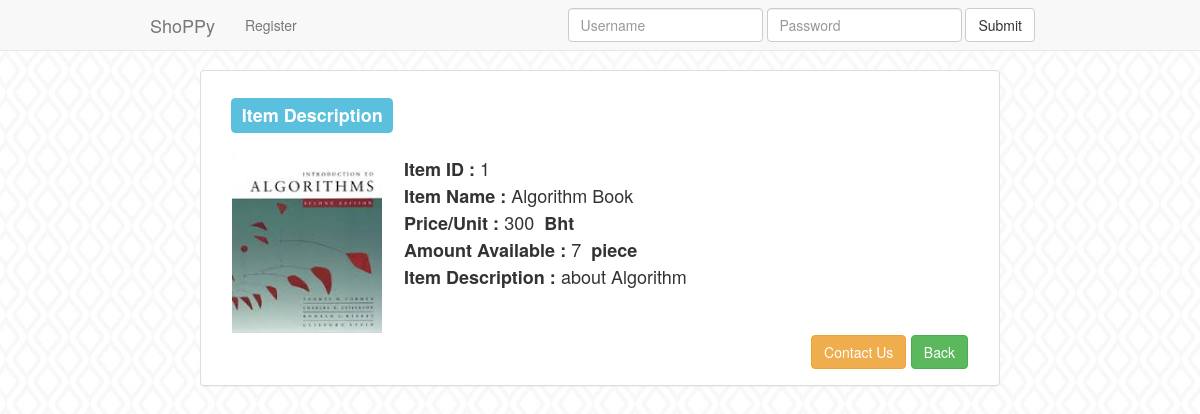
/show.php?id=1, run on the app's committed database.
### tables this page shows
CREATE TABLE `Items` (
  `item_id` int(11) NOT NULL AUTO_INCREMENT COMMENT 'Primary Key of Items',
  `user_id` int(11) NOT NULL COMMENT 'The seller who owned this item',
  `item_name` varchar(255) NOT NULL COMMENT 'Item''s Name',
  `description` varchar(255) NOT NULL COMMENT 'Item''s Description',
  `amount` int(11) NOT NULL COMMENT 'Number of Amount Available',
  `price_per_unit` int(11) NOT NULL COMMENT 'Price/Unit',
  `category` varchar(255) NOT NULL COMMENT 'Item''s Category',
  `img_src` varchar(255) NOT NULL COMMENT 'Name of this item''s image',
  PRIMARY KEY (`item_id`)
);

### classes/Config.php (called while the page is built)
<?php
class Config
{
	private static $config = array(
		'mysql' => array(
			'host'=>'127.0.0.1',
			'username'=>'root',
			'password'=>'root',
			'db'=>'DB_CP',
			'encode' => 'UTF8'
		)
	);
	public static function get($path=null)
	{
		$ans = Config::$config;
		if($path)
		{
			$path= explode('/',$path);
			foreach($path as  $bit)
			{
				if(isset($ans[$bit]))
				{
					$ans=$ans[$bit];
				}
			}
		}
		return $ans;
	}
}
?>

### classes/DB.php (called while the page is built, shortened)
<?php
class DB{
	private $mysqli;
	function __construct(){
		$username = Config::get('mysql/username');
		$password = Config::get('mysql/password');
		$host = Config::get('mysql/host');
		$db = Config::get('mysql/db');
		$this->mysqli = new mysqli($host,$username,$password,$db);
	}
	function query($text){
		$result = $this->mysqli->query($text);
		$all = array();
		while( $tmp = $result->fetch_assoc() ){
			$all[] = $tmp;
		}
		return $all;
	}
}
?>

### includes/init.php (called while the page is built, shortened)
<?php
function resolvePath($path){
	return '/Applications/MAMP/htdocs/NEWSLINE/'.$path;
}
function resolveURL($path){
	return '/NEWSLINE/'.$path;
}
require_once(resolvePath('classes/Config.php'));
require_once(resolvePath('classes/DB.php'));
require_once(resolvePath('classes/User.php'));
?>

### classes/User.php (called while the page is built, shortened)
<?php
class User{
	static function getSameUser(){
		if( ! isset($_COOKIE['username']) ){
				return false;
		}
		$db = new DB();
		$username = $_COOKIE['username'];
		if( !($user = $db->query("select * from Users where username='$username'")) ){
			return false;
		}
		$user = $user[0];
		return $user;
	}
	static function getUserType(){
		$user = User::getSameUser();
		if( !$user ) return UNKNOWN;
		return UNKNOWN;
	}
}
?>

### show.php (the view, shortened to what this page needs)
<?php
require_once('includes/init.php');
$id= $_GET['id'];
$db = new DB();
$result = $db->query("select item_name,amount,description,price_per_unit,img_src,category from Items where item_id = $id");
foreach ($result as $i => $arr) {
	$img = $arr["img_src"];
	$name = $arr["item_name"];
	$n = $arr["amount"];
	$desc = $arr["description"];
	$price = $arr["price_per_unit"];
	$cat = $arr["category"];
}
?>
<html>
<div class="panel panel-default col-md-8 col-md-offset-2">
	<div class="panel-body">
		<h3><span class="label label-lg label-info">Item Description</span></h3>
		<div style="height:20px"></div>
		<table style="width:100%">
			<tr>
				<td style="width:150px"><img style="width:150px;height:auto" src="<?php echo resolveURL("uploads/$img"); ?>"></img> </td>
				<td style="vertical-align:top">
					<div style="margin-left:20px;font-size:18">
						<span><b>Item ID :</b> <?php echo $id; ?></span><br>
						<span><b>Item Name :</b> <?php echo $name; ?></span><br>
						<span><b>Price/Unit :</b> <?php echo $price; ?>&nbsp; <b>Bht</b></span><br>
						<span><b>Amount Available :</b> <?php echo $n ?>&nbsp; <b>piece</b></span><br>
						<span><b>Item Description :</b> <?php echo $desc; ?></span>
					</div>
				</td>
			</tr>
			<tr>
				<td >
				</td>
				<td>
					<?php
						$type = User::getUserType();
						if( $type == CLIENT )
						{
					?>
					<div style="text-align:right">
					<form method="POST" action="item_order.php" class="form-inline" role="form">
						<div class="form-group">
							<span style="margin-right:10px">Amount</span>
							<input style="width:100px;margin-right:10px" type="text" name="amount" class="form-control" value="1">
						</div>
						<input name="cat" type="hidden" value="<?php echo $cat?>">
						<input name="item_id" type="hidden" value="<?php echo $id?>">
						<input name="item_name" type="hidden" value="<?php echo $name?>">
						<button type="submit" class="btn btn-md btn-success" style="align:right" >Order This</button>
						<a href="contact_seller.php?id=<?php echo $id; ?>"><span class="btn btn-md btn-warning" style="align:right">Contact Us</span></a>
					</form>
					</div>
					<?php
						}
					else {
					?>
					<div style="text-align:right">
						<a href="contact_seller.php?id=<?php echo $id; ?>"><span class="btn btn-md btn-warning" style="align:right">Contact Us</span></a>
						<a href="cat.php?cat=<?php echo $cat; ?>"><span class="btn btn-md btn-success" style="align:right">Back</span></a>
					</div>
					<?php
						}
					?>
				</td>
			</tr>
		</table>
	</div>
</div>
</html>

### css/non-responsive.css (style rules this page uses)
body { padding-top: 10px; padding-bottom: 10px; min-width: 970px; }

### includes/header.php (style rules this page uses)
body { background-image: url("images/background.jpg"); overflow-y:scroll; }

### data on the page
items: img_src (picture), item_name "Algorithm Book", price_per_unit "300", amount "7", description "about Algorithm"

### other printed values
$id "1"
